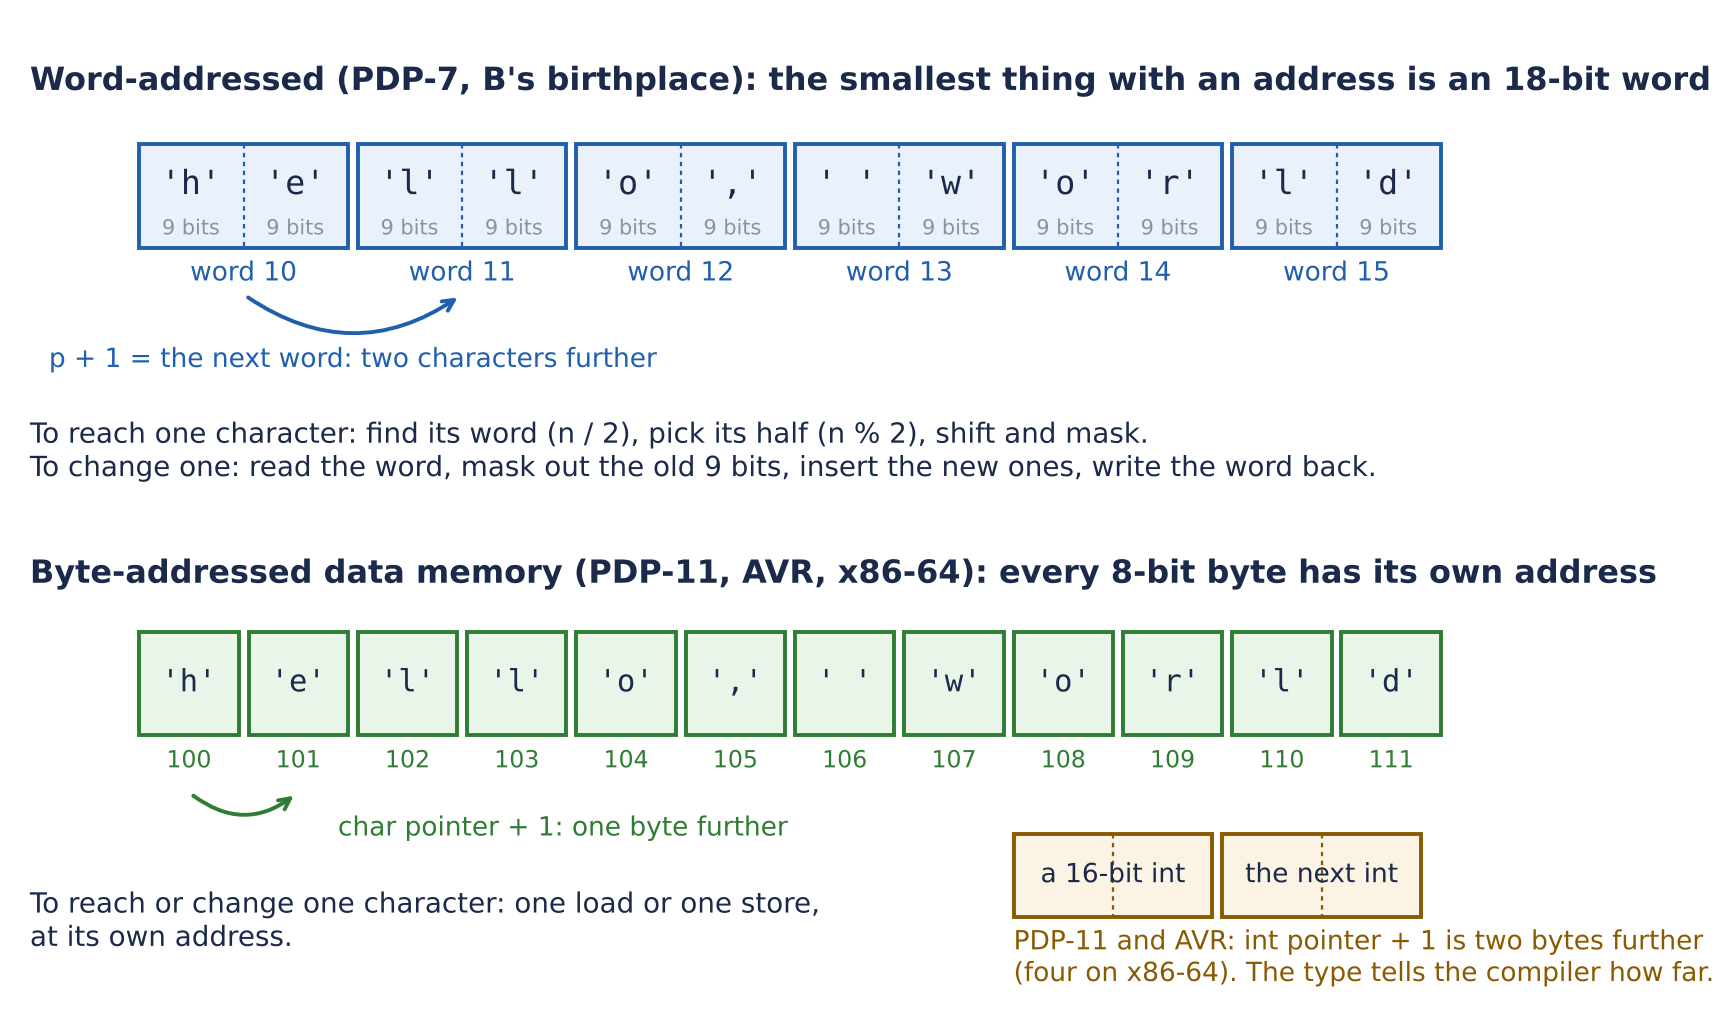

The script that saved this image:
import matplotlib; matplotlib.use("Agg")
import matplotlib.pyplot as plt
from matplotlib.patches import Rectangle, FancyArrowPatch
plt.rcParams["font.family"] = ["DejaVu Sans"]
NAVY="#1B2A4A"; BLUE=("#EAF1FB","#1F5FAD"); GRN=("#EAF5EA","#2E7D32"); GREY="#8A93A3"; AMB=("#FBF3E4","#8A5A00")
fig, ax = plt.subplots(figsize=(10, 6.4), dpi=200)
ax.set_xlim(-1.2, 14.4); ax.set_ylim(8.9, -0.6); ax.axis("off")

# Top: word-addressed memory
ax.text(-1.1, 0.0, "Word-addressed (PDP-7, B's birthplace): the smallest thing with an address is an 18-bit word",
        fontsize=11.5, weight="bold", color=NAVY, va="center")
s = "hello, world"
words = [s[i:i+2] for i in range(0, 12, 2)]
for k, w in enumerate(words):
    x = k*2.2
    ax.add_patch(Rectangle((x, 0.6), 2.1, 1.0, fc=BLUE[0], ec=BLUE[1], lw=1.4))
    ax.plot([x+1.05, x+1.05], [0.6, 1.6], color=BLUE[1], lw=0.8, ls=(0,(2,2)))
    for j, ch in enumerate(w):
        ax.text(x+0.52+j*1.05, 1.0, repr(ch), ha="center", va="center", fontsize=12, family="DejaVu Sans Mono", color=NAVY)
        ax.text(x+0.52+j*1.05, 1.42, "9 bits", ha="center", va="center", fontsize=7.5, color=GREY)
    ax.text(x+1.05, 1.85, f"word {10+k}", ha="center", va="center", fontsize=9.5, color=BLUE[1])
ax.annotate("", xy=(2.2+1.05, 2.05), xytext=(1.05, 2.05),
            arrowprops=dict(arrowstyle="->", color=BLUE[1], lw=1.4, connectionstyle="arc3,rad=0.35"))
ax.text(2.15, 2.75, "p + 1 = the next word: two characters further", ha="center", fontsize=9.5, color=BLUE[1])
ax.text(-1.1, 3.25, "To reach one character: find its word (n / 2), pick its half (n % 2), shift and mask.\n"
        "To change one: read the word, mask out the old 9 bits, insert the new ones, write the word back.",
        fontsize=10, color=NAVY, va="top")

# Bottom: byte-addressed memory
ax.text(-1.1, 4.75, "Byte-addressed data memory (PDP-11, AVR, x86-64): every 8-bit byte has its own address",
        fontsize=11.5, weight="bold", color=NAVY, va="center")
for k, ch in enumerate(s):
    x = k*1.1
    ax.add_patch(Rectangle((x, 5.3), 1.0, 1.0, fc=GRN[0], ec=GRN[1], lw=1.4))
    ax.text(x+0.5, 5.8, repr(ch), ha="center", va="center", fontsize=11, family="DejaVu Sans Mono", color=NAVY)
    ax.text(x+0.5, 6.55, f"{100+k}", ha="center", va="center", fontsize=8.5, color=GRN[1])
ax.annotate("", xy=(1.6, 6.85), xytext=(0.5, 6.85),
            arrowprops=dict(arrowstyle="->", color=GRN[1], lw=1.4, connectionstyle="arc3,rad=0.4"))
ax.text(2.0, 7.2, "char pointer + 1: one byte further", ha="left", va="center", fontsize=9.5, color=GRN[1])
# a 16-bit int spanning two bytes
ax.add_patch(Rectangle((8.8, 7.25), 2.0, 0.8, fc=AMB[0], ec=AMB[1], lw=1.4))
ax.plot([9.8, 9.8], [7.25, 8.05], color=AMB[1], lw=0.8, ls=(0,(2,2)))
ax.text(9.8, 7.65, "a 16-bit int", ha="center", va="center", fontsize=9.5, color=NAVY)
ax.add_patch(Rectangle((10.9, 7.25), 2.0, 0.8, fc=AMB[0], ec=AMB[1], lw=1.4))
ax.plot([11.9, 11.9], [7.25, 8.05], color=AMB[1], lw=0.8, ls=(0,(2,2)))
ax.text(11.9, 7.65, "the next int", ha="center", va="center", fontsize=9.5, color=NAVY)
ax.text(8.8, 8.45, "PDP-11 and AVR: int pointer + 1 is two bytes further\n(four on x86-64). The type tells the compiler how far.", fontsize=9.5, color=AMB[1], va="center")
ax.text(-1.1, 8.1, "To reach or change one character: one load or one store,\nat its own address.", fontsize=10, color=NAVY, va="center")
plt.savefig("fig_mem.png", bbox_inches="tight", facecolor="white")
